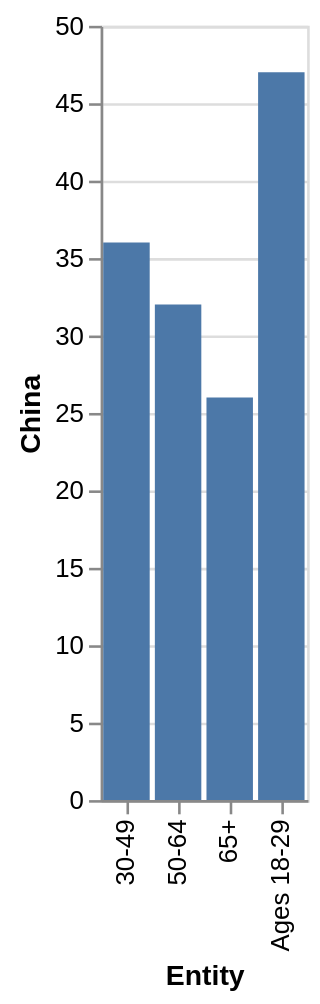

Here is the Vega-Lite specification saved for this chart:
### Vega-Lite specification from a JSON file in a GitHub repository (floating-point values rounded to 4 significant figures)
{"$schema": "https://vega.github.io/schema/vega-lite/v5.json", "description": "Bar chart auto-generated from CSV", "data": {"values": [{"Entity": "65+", "China": "26", "Germany": "69"}, {"Entity": "50-64", "China": "32", "Germany": "58"}, {"Entity": "30-49", "China": "36", "Germany": "53"}, {"Entity": "Ages 18-29", "China": "47", "Germany": "42"}]}, "mark": "bar", "encoding": {"x": {"field": "Entity", "type": "ordinal"}, "y": {"field": "China", "type": "quantitative"}}}
